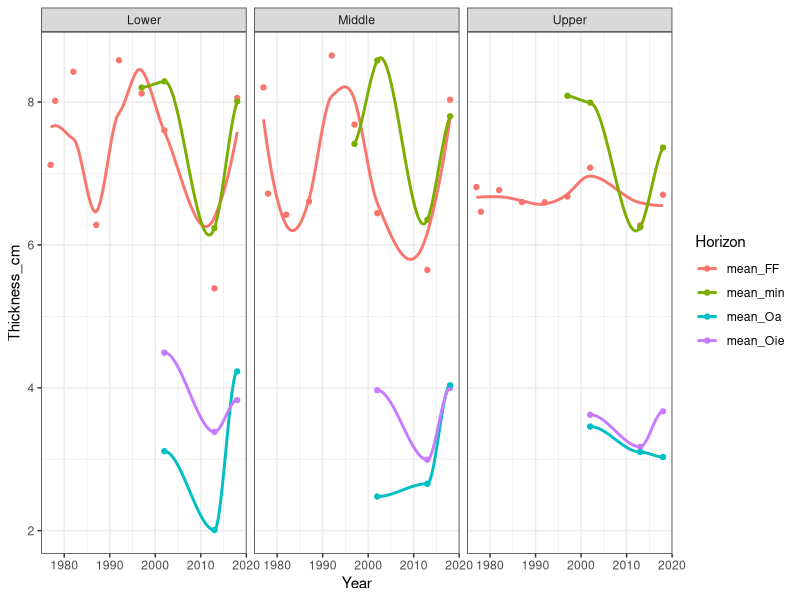

Source code (R):
## Hubbard Brook archived soil samples project ##
## Calculate bulk density for WS6 ##
## Sophie von Fromm ##
## 2024-07-31 ##

# https://portal.edirepository.org/nis/metadataviewer?packageid=knb-lter-hbr.172.4

library(tidyverse)

## Grid and elevation data
# Load elevation data
grid_elevation <- read_csv("./Data/Grid_Elevation_WS6.csv") %>% 
  dplyr::select(Plot, Elevation_grp)

## Soil mass 
# Load soil mass data
soil_mass <- read_csv("./Data/MassChemistryOrganicHorizonMineralSoil_WS6_1976_present/HubbardBrook_ForestFloor_SoilMass_W6.csv")
head(soil_mass)

## Soil thickness
# Load soil thickness data
soil_thickness <- read_csv("./Data/MassChemistryOrganicHorizonMineralSoil_WS6_1976_present/HubbardBrook_ForestFloor_SiteInfo_W6.csv")
head(soil_thickness)

#Merge duplicate sample in year 2018 at plot 36
soil_2018_36 <- soil_thickness %>% 
  filter(Plot == 36.1| Plot == 36.2) %>% 
  dplyr::select(-c(E_Code:Sp_3)) %>% 
  mutate(across(FF_Thickness1:Core_4, ~na_if(., -9999.9))) %>% 
  summarise(across(Year:Core_4, mean))

soil_2018_36$Plot <- 36

# Replace -9999 with NA and join with elevation data
soil_thickness_NA <- soil_thickness %>% 
  # remove duplicate samples
  filter(Plot != 36.1, Plot != 36.2) %>% 
  mutate(across(FF_Thickness1:Core_4, ~na_if(., -9999.9))) %>% 
  dplyr::select(-c(E_Code:Sp_3)) %>%
  # add averaged values for duplicate sample
  rbind(soil_2018_36) %>% 
  #filter for year with measurements
  filter(Year > 1976) %>% 
  left_join(grid_elevation, by = "Plot")

soil_thickness_NA %>% 
  count(Elevation_grp)

soil_thick_sum <- soil_thickness_NA %>% 
  mutate(Oa_Thickness1 = FF_Thickness1 - Oie_Thickness1,
         Oa_Thickness2 = FF_Thickness2 - Oie_Thickness2,
         Oa_Thickness3 = FF_Thickness3 - Oie_Thickness3,
         Oa_Thickness4 = FF_Thickness4 - Oie_Thickness4,
         Oa_Thickness5 = FF_Thickness5 - Oie_Thickness5,
         Oa_Thickness6 = FF_Thickness6 - Oie_Thickness6,
         Oa_Thickness7 = FF_Thickness7 - Oie_Thickness7,
         Oa_Thickness8 = FF_Thickness8 - Oie_Thickness8,) %>% 
  rowwise() %>% 
  summarise(Year = Year,
            Plot = Plot,
            Elevation_grp = Elevation_grp,
            FF_thickness = mean(c(FF_Thickness1, FF_Thickness2, FF_Thickness3, 
                                  FF_Thickness4, FF_Thickness5, FF_Thickness6, 
                                  FF_Thickness7, FF_Thickness8), na.rm = TRUE),
            Oie_thickness = mean(c(Oie_Thickness1, Oie_Thickness2, Oie_Thickness3, 
                                   Oie_Thickness4, Oie_Thickness5, Oie_Thickness6, 
                                   Oie_Thickness7, Oie_Thickness8), na.rm = TRUE),
            Oa_thickness = mean(c(Oa_Thickness1, Oa_Thickness2, Oa_Thickness3, 
                                  Oa_Thickness4, Oa_Thickness5, Oa_Thickness6, 
                                  Oa_Thickness7, Oa_Thickness8), na.rm = TRUE),
            Min_thickness = mean(c(Core_1, Core_2, Core_3, Core_4), na.rm = TRUE)) 

soil_thick_sum %>% 
  group_by(Year, Elevation_grp) %>% 
  summarise(mean_FF = mean(FF_thickness, na.rm = TRUE),
            mean_Oie = mean(Oie_thickness, na.rm = TRUE),
            mean_Oa = mean(Oa_thickness, na.rm = TRUE),
            mean_min = mean(Min_thickness, na.rm = TRUE)) %>% 
  pivot_longer(!c(Year, Elevation_grp), names_to = "Horizon", values_to = "Thickness_cm") %>% 
  ggplot(aes(x = Year, y = Thickness_cm, color = Horizon)) +
  geom_point() +
  geom_smooth(se = FALSE) +
  facet_wrap(~Elevation_grp) +
  theme_bw()

soil_thick_sum %>% 
  pivot_longer(!c(Year, Elevation_grp, Plot), names_to = "Horizon", values_to = "Thickness_cm")

  
